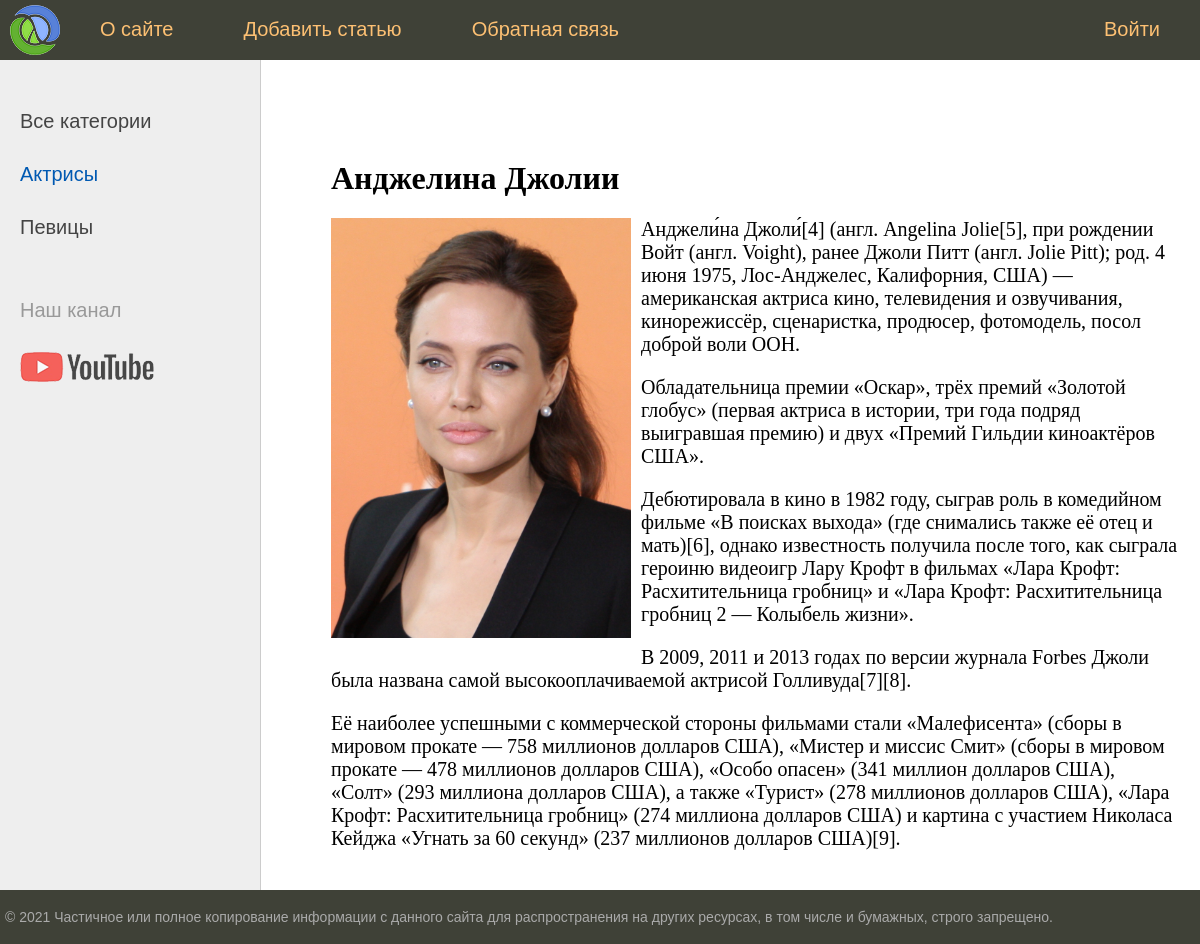
/post/andzhelina-dzholii/, run on the app's committed database.
### main/models.py (models this page shows, shortened)
class Category(models.Model):
    name = models.CharField(max_length=100, db_index=True, verbose_name='Категория')
    slug = models.SlugField(max_length=255, unique=True, db_index=True, verbose_name="URL")
    def get_absolute_url(self):
        return reverse("category", kwargs={"cat_slug": self.slug})
    class Meta:
        verbose_name = 'Категория'
        verbose_name_plural = 'Категории'
        ordering = ['id']

class Main(models.Model):
    title = models.CharField(max_length=255, verbose_name='Заголовок')
    slug = models.SlugField(max_length=255, unique=True, db_index=True, verbose_name="URL")
    content = models.TextField(blank=True, verbose_name='Текст статьи')
    photo = models.ImageField(
        upload_to="photos/%Y/%m/%d/", verbose_name='Фото')
    time_create = models.DateTimeField(
        auto_now_add=True, verbose_name='Время создания')
    time_update = models.DateTimeField(
        auto_now=True, verbose_name='Время изменения')
    is_published = models.BooleanField(default=True, verbose_name='Публикация')
    cat = models.ForeignKey(
        'Category', on_delete=models.PROTECT, verbose_name='Категория')
    class Meta:
        verbose_name = 'Главная страница'
        verbose_name_plural = 'Главная страница'
        ordering = ['-time_create', 'title']

### main/views.py (the view)
# urls.py: path('post/<slug:post_slug>/', show_post, name='post'),
def show_post(request, post_slug):
    post = get_object_or_404(Main, slug=post_slug)
    context = {
        'post' : post,
        'menu' : menu,
        'title' : post.title,
        'cat_selected' : post.cat_id,
    }
    return render(request, 'main/post.html', context=context)

### main/templatetags/main_tags.py (called while the page is built)
@register.inclusion_tag('main/list_categories.html')
def show_categories(sort=None, cat_selected=0):
    if not sort:
        cats = Category.objects.all()
    else:
        cats = Category.objects.order_by(sort)
    return {"cats" : cats, "cat_selected" : cat_selected}

### main/templates/main/post.html
{% extends 'main/base.html' %}
{% block content %}
<h1>{{post.title}}</h1>
{% if post.photo %}
<p><img class="img-article-left" src="{{post.photo.url}}"></p>
{% endif %}
{{post.content|linebreaks}}
{% endblock %}

### main/templates/main/list_categories.html
{% for c in cats %}
    {% if c.pk == cat_selected %}
        <li class="selected">{{c.name}}</li>
    {% else %}
        <li><a href="{{ c.get_absolute_url}}">{{c.name}}</a></li>
    {% endif %}
{% endfor %}

### main/static/main/css/styles.css (style rules this page uses)
html, body { font-family: 'Arial'; margin: 0; padding: 0; height: 100%; width: 100%; color: #444; }
a { color: #0059b2; text-decoration: none; }
img { max-width: 600px; height: auto; }
img.img-article-left { max-width: 300px; height: auto; float: left; padding: 0 10px 10px 0; }
.left-chapters ul li { margin: 30px 0 0 0; color: #999; }
.left-chapters ul li.selected { color: #0059b2; }
.left-chapters ul li a { color: #444; text-decoration: none; }
.content-text h1 { font-size: 32px; }

### data on the page
Category: name "Актрисы"
Category: name "Певицы"
Main: title "Анджелина Джолии", photo (picture), content "Анджели́на Джоли́[4] (англ. Angelina Jolie[5], при рождении Войт (англ. Voight), ранее Джоли Питт (англ. Jolie Pitt); род. 4 июня 1975, Лос-Анджелес, Калифорния, США) — американская актриса кино, телевидения и озвучивания, кинорежиссёр, сценаристка, продюсер, фотомодель, посол доброй воли ООН. Обладательница премии «Оскар», трёх премий «Золотой глобус» (первая актриса в истории, три года подряд выигравшая премию) и двух «Премий Гильдии киноактёров США». Дебютировала в кино в 1982 году, сыграв роль в комедийном фильме «В поисках выхода» (где снимались также её отец и мать)[6], однако известность получила после того, как сыграла героиню видеоигр Лару Крофт в фильмах «Лара Крофт:…"

### other printed values
{{ m.title }} "О сайте" "Добавить статью" "Обратная связь"
{{ m.title }} "Войти"
